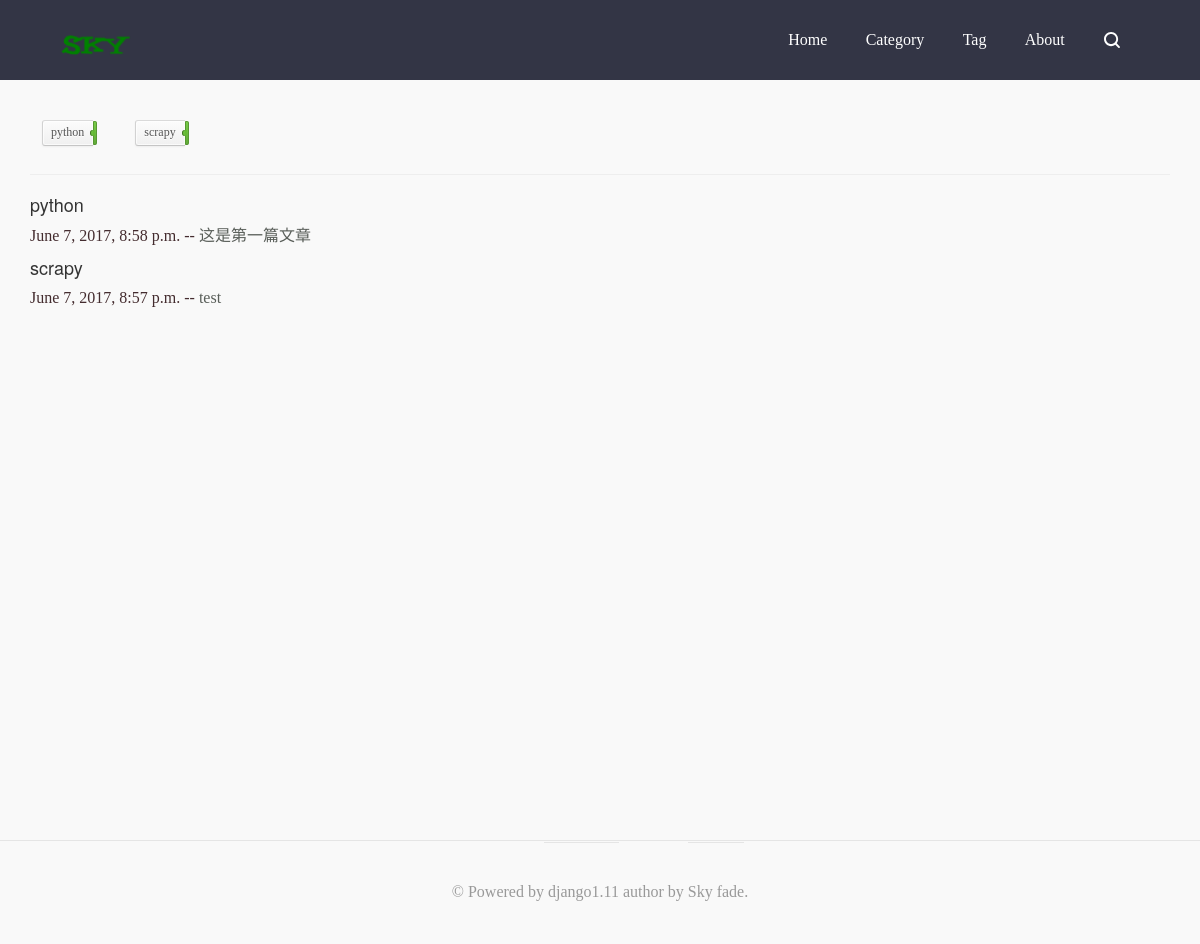
The app's page /tags/ with its own data.
### blog/models.py (models this page shows, shortened)
class Tag(models.Model):
    name = models.CharField(
        verbose_name='Tag name',
        max_length=40
    )
    slug = models.SlugField(
        max_length=200,
        unique=True
    )
    def __unicode__(self):
        return self.name

class Entry(models.Model):
    title = models.CharField(max_length=200)
    description = models.CharField(max_length=1024, null=True, blank=True)
    body = RichTextUploadingField()
    slug = models.SlugField(max_length=200, unique=True)
    is_published = models.BooleanField(default=True)
    is_recommend = models.BooleanField(default=False)
    date_created = models.DateTimeField(auto_now_add=True)
    date_modified = models.DateTimeField(auto_now=True)
    date_published = models.DateTimeField()
    recommend_degree = models.IntegerField(default=0)
    click_count = models.IntegerField(default=0)
    tags = models.ManyToManyField(Tag)
    category = models.ForeignKey(Category)
    teaser = models.ImageField(upload_to="uploads/teaser", default='teaser/default.png')
    objects = EntryManager()
    def __unicode__(self):
        return self.title
    class Meta:
        verbose_name = 'Blog Entry'
        verbose_name_plural = 'Blog Entries'
        ordering = ['-date_published']

### blog/views.py (the view)
# urls.py: url(r'^tags/', views.tags_view, name='tags'),
def tags_view(request):
    tagsdict = {}
    tag_list = Tag.objects.all()
    for tag in tag_list:
        tagsdict[tag] = []
    for entry in Entry.objects.published():
        for tag in entry.tags.all():
            tagsdict[tag].append(entry)
    return render(request, 'blog/tags.html', {'tags': sorted(tagsdict.items(), key=lambda x: str(x[0]).lower())})

### blog/models.py (called while the page is built)
    def published(self):
        return self.filter(is_published=True).filter(date_published__lte=timezone.now())

### blog/views.py (called while the page is built)
def global_settings(request):
    posts = Entry.objects.published()
    archives_list = archives(posts)
    tags_list = Tag.objects.all()
    categories_list = Category.objects.all()
    top_three = Entry.objects.published()[:3]
    return dict(settings.WEB_INFO, **locals())

def archives(articles):
    archives_list = []
    date_list = articles.dates('date_published', 'month', order='DESC')
    for date in date_list:
        archives_list.append((date.year, date.month))
    return archives_list

### blog/templates/blog/tags.html
{% extends './base.html' %}
{% load static %}
{% block body %}
    <link rel="stylesheet" href="{% static 'blog/css/tag.css' %}">
    <ul class="tags green">
        {% for tag in tags %}
            <li style="margin-right: 30px"><a href="#{{ tag.0 }}">{{ tag.0 }} <span>{{ tag.1 | length}}</span></a></li>
        {% endfor %}
    </ul>
    <hr>
    {% for tag in tags %}
        <div data-aos="fade-up">
            <h4  id="{{ tag.0 }}">{{ tag.0 }}</h4>
            <ul>
                {% for element in tag.1 %}
                    <li> {{ element.date_created  }}  -- <span class="blog-post-tile"><a href="{% url 'blog:entry_detail' element.slug %}"> {{ element }} </a></span></li>
                {% endfor %}
            </ul>
        </div>
    {% endfor %}
{% endblock %}

### blog/templates/blog/base.html (shortened to what this page needs)
{% load static %}
<!DOCTYPE html>
<html lang="en">
<head>
    <link rel="stylesheet" href="{% static 'blog/css/reset.css' %}">
    <link href="//cdn.bootcss.com/bootstrap/3.3.7/css/bootstrap.min.css" rel="stylesheet">
    <link href="//cdn.rawgit.com/michalsnik/aos/2.1.1/dist/aos.css" rel="stylesheet">
    <link href="//cdn.bootcss.com/font-awesome/4.7.0/css/font-awesome.min.css" rel="stylesheet">
    <link rel="stylesheet" type="text/css" href="{% static 'blog/css/demo.css' %}">
    <link rel="stylesheet" href="{% static 'blog/css/style.css' %}">
    <link href="{% static 'blog/css/blog.css' %}" rel="stylesheet">
</head>
<body>
{% include './secs/nav.html' %}
<main class="cd-main-content main-content">
    <div class="container">
        {% block body %}{% endblock %}
    </div>
</main>
{% include './secs/footer.html' %}
</body>
</html>

### blog/templates/blog/secs/nav.html (shortened to what this page needs)
{% load static %}
<header class="cd-main-header animate-search">
    <div class="cd-logo">
        <a href="/" ><img class="img-logo" src="{% static 'blog/images/logo_white.png' %}" alt="Logo"></a>
    </div>
    <nav class="cd-main-nav-wrapper">
        <a href="#search" class="cd-search-trigger cd-text-replace">Search</a>
        <ul class="cd-main-nav">
            <li><a href="/">Home</a></li>
            <li><a href="/categories">Category</a></li>
            <li><a href="/tags/">Tag</a></li>
            <li><a href="/about/">About</a></li>
        </ul>
    </nav>
</header>

### blog/templates/blog/secs/search.html (shortened to what this page needs)
{% load static %}

### blog/templates/blog/secs/footer.html
<footer class="blog-footer">
    <p>&copy;&nbsp;Powered by<a href="https://docs.djangoproject.com/en/1.10/">&nbsp;django1.11</a> author by <a href="https://github.com/arsenalup"> Sky fade</a>.</p>
</footer>

### blog/static/blog/css/demo.css (style rules this page uses)
body, html { font-size: 100%; padding: 0; margin: 0; }
*, *:after, *:before { -webkit-box-sizing: border-box; -moz-box-sizing: border-box; box-sizing: border-box; }
body { background: #494A5F; color: #D5D6E2; font-weight: 500; font-size: 1.05em; font-family: "Microsoft YaHei","宋体","Segoe UI", "Lucida Grande", Helvetica, Arial,sans-serif, FreeSans, Arimo; }
a { color: #2fa0ec;text-decoration: none;outline: none; }

### blog/static/blog/css/blog.css (style rules this page uses)
body { font-family: Georgia, "Times New Roman", Times, serif; color: #442c2f; background: #f9f9f9; }
h1, .h1, h2, .h2, h3, .h3, h4, .h4, h5, .h5, h6, .h6 { margin-top: 0; font-family: "Helvetica Neue", Helvetica, Arial, sans-serif; font-weight: normal; color: #333; }
.blog-footer, .blog-footer a { padding: 40px 0; color: #999; text-align: center; background-color: #f9f9f9; border-top: 1px solid #e5e5e5; }
.blog-footer p:last-child { margin-bottom: 0; }
a { color: rgba(3, 10, 3, 0.65); }
.main-content { margin-top: 40px; }
.img-logo { height: 38px; margin:auto 0; }

### blog/static/blog/css/tag.css (style rules this page uses)
ol, ul { list-style: none; }
.tags { zoom: 1; }
.tags:before, .tags:after { content: ''; display: table; }
.tags:after { clear: both; }
.tags li { position: relative; float: left; margin: 0 10px 8px 12px; }
.tags li:after { content: ''; z-index: 2; position: absolute; top: 10px; right: -2px; width: 5px; height: 6px; opacity: .95; background: #eb6b22; border-radius: 3px 0 0 3px; -webkit-box-shadow: inset 1px 0 #99400e; box-shadow: inset 1px 0 #99400e; }
.tags a, .tags span { display: block; -webkit-box-sizing: border-box; -moz-box-sizing: border-box; box-sizing: border-box; }
.tags a { height: 26px; line-height: 23px; padding: 0 9px 0 8px; font-size: 12px; color: #555; text-decoration: none; text-shadow: 0 1px white; background: #fafafa; border-width: 1px 0 1px 1px; border-style: solid; border-color: #dadada #d2d2d2 #c5c5c5; border-radius: 3px 0 0 3px; background-image: -webkit-linear-gradient(top, #fcfcfc, #f0f0f0); background-image: -moz-linear-gradient(top, #fcfcfc, #f0f0f0); background-image: -o-linear-gradient(top, #fcfcfc, #f0f0f0); background-image: linear-gradient(to bottom, #fcfcfc, #f0f0f0); -webkit-box-shadow: inset 0 0 0 1px rgba(255, 255, 255, 0.7), 0 1px 2px rgba(0, 0, 0, 0.05); box-shadow: inset 0 0 0 1px rgba(255, 255, 255, 0.7), 0 1px 2px rgba(0, 0, 0, 0.05); }
.tags span { position: absolute; top: 1px; left: 100%; z-index: 2; overflow: hidden; max-width: 0; height: 24px; line-height: 21px; padding: 0 0 0 2px; color: white; text-shadow: 0 -1px rgba(0, 0, 0, 0.3); background: #eb6b22; border: 1px solid; border-color: #d15813 #c85412 #bf5011; border-radius: 0 2px 2px 0; opacity: .95; background-image: -webkit-linear-gradient(top, #ed7b39, #df5e14); background-image: -moz-linear-gradient(top, #ed7b39, #df5e14); background-image: -o-linear-gradient(top, #ed7b39, #df5e14); background-image: linear-gradient(to bottom, #ed7b39, #df5e14); -webkit-transition: 0.3s ease-out; -moz-transition: 0.3s ease-out; -o-transition: 0.3s ease-out; transition: 0.3s ease-out; -webkit-transition-property: padding, max-width; -moz-transition-property: padding, max-width; -o-transition-property: padding, max-width; transition-property: padding, max-width; }
.green li:after { background: #65bb34; -webkit-box-shadow: inset 1px 0 #3a6b1e; box-shadow: inset 1px 0 #3a6b1e; }
.green span { background: #65bb34; border-color: #549b2b #4f9329 #4b8b27; background-image: -webkit-linear-gradient(top, #71ca3f, #5aa72e); background-image: -moz-linear-gradient(top, #71ca3f, #5aa72e); background-image: -o-linear-gradient(top, #71ca3f, #5aa72e); background-image: linear-gradient(to bottom, #71ca3f, #5aa72e); }

### records on screen
Tag: name "python"
Tag: name "scrapy"
Entry: date_created "June 7, 2017, 8:58 p.m.", title "这是第一篇文章"
Entry: date_created "June 7, 2017, 8:57 p.m.", title "test"
